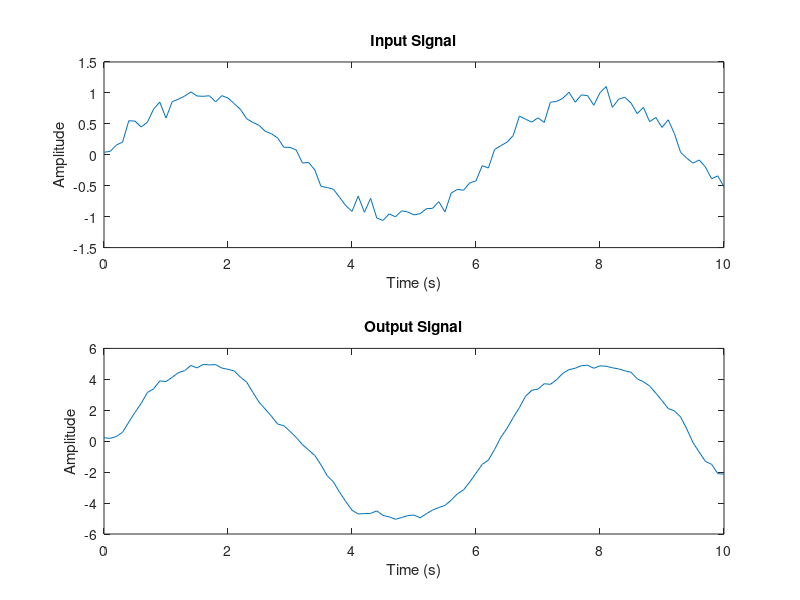

Source code (MATLAB): (Note: this script raises an error after producing the figure.)
% Clear workspace and close figures
clear; clc; close all;

%% Parameters
Ts = 0.1; % Sample time
t = (0:Ts:10)'; % Time vector

%% Generate Input and Output Signals
% Generating input signal (sine wave with noise)
inputSignal = sin(t) + 0.1 * randn(size(t)); 

% Generating output signal (filtered input signal with noise)
outputSignal = filter([1], [1, -1.5, 0.7], inputSignal) + 0.1 * randn(size(t)); 

%% Create iddata Object
data = iddata(outputSignal, inputSignal, Ts);

%% Visualize Input and Output Signals
figure;
subplot(2,1,1);
plot(t, inputSignal);
title('Input Signal');
xlabel('Time (s)');
ylabel('Amplitude');

subplot(2,1,2);
plot(t, outputSignal);
title('Output Signal');
xlabel('Time (s)');
ylabel('Amplitude');

%% Identify ARX Model
% Define the orders for the ARX model
na = 2; % Order of the autoregressive part
nb = 2; % Order of the exogenous input part
nk = 0; % Input delay

% Estimate the ARX model
model = arx(data, [na nb nk]);

%% Prepare Future Inputs for Prediction
% Define future inputs for prediction
u_future = sin((t(end)+Ts):Ts:(t(end)+5))'; % Future input signal

% Create a combined dataset for prediction
% Combine past output data and future input data
% Extend the time vector for future predictions
t_future = (t(end)+Ts):Ts:(t(end)+5);
data_future = iddata([], u_future, Ts); 

% Use the last output to initialize predictions
% Create an empty output vector for predictions
y_future = zeros(size(u_future));

% Predict future outputs using the identified model
% Iterate to predict future outputs step by step
for i = 1:length(u_future)
    % Predict the next output based on the previous outputs and future input
    if i == 1
        % Use the last known output for the first prediction
        y_future(i) = predict(model, iddata(outputSignal(end), inputSignal(end), Ts));
    else
        % Use the previous predicted output for subsequent predictions
        y_future(i) = predict(model, iddata(y_future(i-1), u_future(i), Ts));
    end
end

%% Visualize Predictions
figure;
subplot(2,1,1);
plot(t_future, y_future, 'r');
title('Predicted Future Output');
xlabel('Time (s)');
ylabel('Predicted Amplitude');

subplot(2,1,2);
plot(t, outputSignal, 'b');
hold on;
plot(t_future, y_future, 'r--');
title('Output Signal and Predictions');
xlabel('Time (s)');
ylabel('Amplitude');
legend('Actual Output', 'Predicted Future Output');
grid on;
